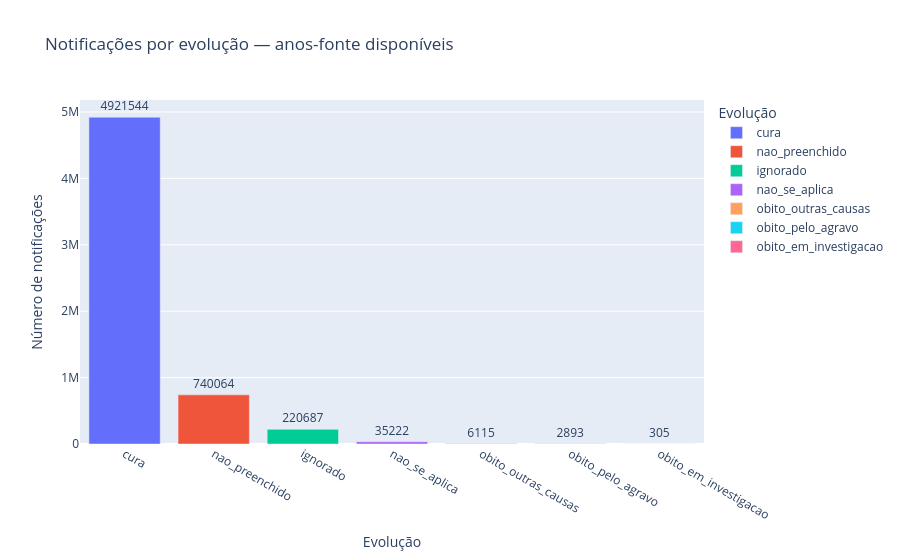

Notebook source saved alongside this figure:
### Code cell
summary = raw.group_by("evolucao").len(name="Contagem").sort("Contagem", descending=True).collect().to_pandas()
summary["evolucao"] = summary["evolucao"].fillna("Não informado")
fig = px.bar(summary, x="evolucao", y="Contagem", text="Contagem", color="evolucao",
             title="Notificações por evolução — anos-fonte disponíveis",
             labels={"Contagem": "Número de notificações", "evolucao": "Evolução"})
fig.update_traces(textposition="outside")
fig.show()

### Figure 1 — Plotly figure (JSON) as saved in the notebook; plotly's stock layout.template omitted (floating-point values rounded to 4 significant figures)
{"data": [{"hovertemplate": "Evolução=%{x}<br>Número de notificações=%{text}<extra></extra>", "legendgroup": "cura", "marker": {"color": "#636efa", "pattern": {"shape": ""}}, "name": "cura", "orientation": "v", "showlegend": true, "text": [4922000.0], "textposition": "outside", "type": "bar", "x": ["cura"], "xaxis": "x", "y": [4921544], "yaxis": "y"}, {"hovertemplate": "Evolução=%{x}<br>Número de notificações=%{text}<extra></extra>", "legendgroup": "nao_preenchido", "marker": {"color": "#EF553B", "pattern": {"shape": ""}}, "name": "nao_preenchido", "orientation": "v", "showlegend": true, "text": [740100.0], "textposition": "outside", "type": "bar", "x": ["nao_preenchido"], "xaxis": "x", "y": [740064], "yaxis": "y"}, {"hovertemplate": "Evolução=%{x}<br>Número de notificações=%{text}<extra></extra>", "legendgroup": "ignorado", "marker": {"color": "#00cc96", "pattern": {"shape": ""}}, "name": "ignorado", "orientation": "v", "showlegend": true, "text": [220700.0], "textposition": "outside", "type": "bar", "x": ["ignorado"], "xaxis": "x", "y": [220687], "yaxis": "y"}, {"hovertemplate": "Evolução=%{x}<br>Número de notificações=%{text}<extra></extra>", "legendgroup": "nao_se_aplica", "marker": {"color": "#ab63fa", "pattern": {"shape": ""}}, "name": "nao_se_aplica", "orientation": "v", "showlegend": true, "text": [35220.0], "textposition": "outside", "type": "bar", "x": ["nao_se_aplica"], "xaxis": "x", "y": [35222], "yaxis": "y"}, {"hovertemplate": "Evolução=%{x}<br>Número de notificações=%{text}<extra></extra>", "legendgroup": "obito_outras_causas", "marker": {"color": "#FFA15A", "pattern": {"shape": ""}}, "name": "obito_outras_causas", "orientation": "v", "showlegend": true, "text": [6115.0], "textposition": "outside", "type": "bar", "x": ["obito_outras_causas"], "xaxis": "x", "y": [6115], "yaxis": "y"}, {"hovertemplate": "Evolução=%{x}<br>Número de notificações=%{text}<extra></extra>", "legendgroup": "obito_pelo_agravo", "marker": {"color": "#19d3f3", "pattern": {"shape": ""}}, "name": "obito_pelo_agravo", "orientation": "v", "showlegend": true, "text": [2893.0], "textposition": "outside", "type": "bar", "x": ["obito_pelo_agravo"], "xaxis": "x", "y": [2893], "yaxis": "y"}, {"hovertemplate": "Evolução=%{x}<br>Número de notificações=%{text}<extra></extra>", "legendgroup": "obito_em_investigacao", "marker": {"color": "#FF6692", "pattern": {"shape": ""}}, "name": "obito_em_investigacao", "orientation": "v", "showlegend": true, "text": [305.0], "textposition": "outside", "type": "bar", "x": ["obito_em_investigacao"], "xaxis": "x", "y": [305], "yaxis": "y"}], "layout": {"barmode": "relative", "legend": {"title": {"text": "Evolução"}, "tracegroupgap": 0}, "title": {"text": "Notificações por evolução — anos-fonte disponíveis"}, "xaxis": {"anchor": "y", "categoryarray": ["cura", "nao_preenchido", "ignorado", "nao_se_aplica", "obito_outras_causas", "obito_pelo_agravo", "obito_em_investigacao"], "categoryorder": "array", "domain": [0.0, 1.0], "title": {"text": "Evolução"}}, "yaxis": {"anchor": "x", "domain": [0.0, 1.0], "title": {"text": "Número de notificações"}}}}
